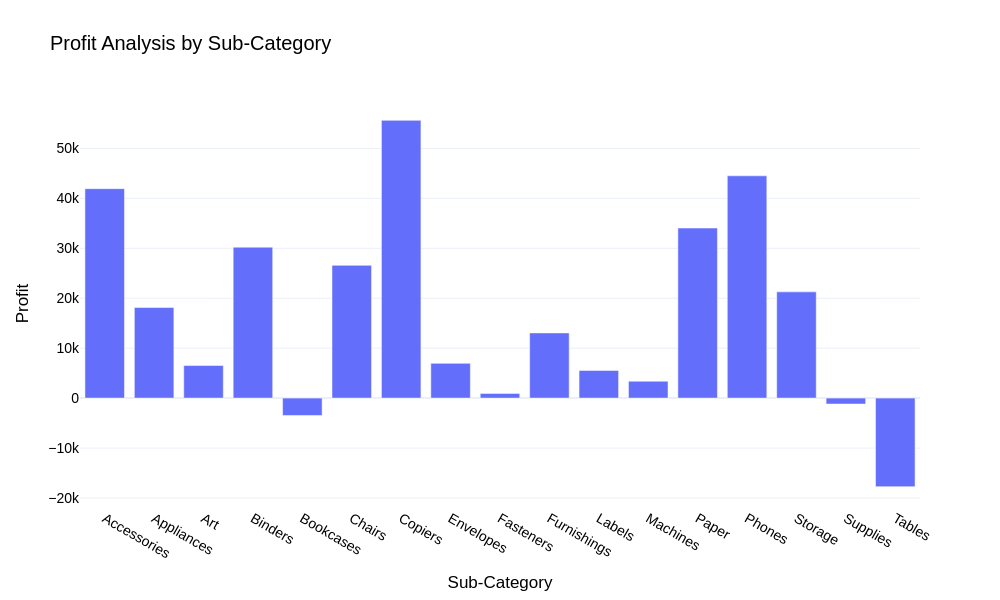

The code cell stored with this chart in its notebook:
### Markdown cell above
# Profit Analysis by Sub-Category

### Code cell
profit_by_subcategory = df.groupby('Sub-Category')['Profit'].sum().reset_index()
fig = px.bar(profit_by_subcategory, x='Sub-Category', 
             y='Profit', 
             title='Profit Analysis by Sub-Category')
fig.update_layout(
 font=dict(
        family="Arial",
        size=14,
        color="black"
    ), width=1000,  
    height=600 
)
fig.show()

### Figure 1 — Plotly figure (JSON) as saved in the notebook; plotly's stock layout.template omitted (floating-point values rounded to 4 significant figures)
{"data": [{"hovertemplate": "Sub-Category=%{x}<br>Profit=%{y}<extra></extra>", "legendgroup": "", "marker": {"color": "#636efa", "pattern": {"shape": ""}}, "name": "", "orientation": "v", "showlegend": false, "textposition": "auto", "type": "bar", "x": ["Accessories", "Appliances", "Art", "Binders", "Bookcases", "Chairs", "Copiers", "Envelopes", "Fasteners", "Furnishings", "Labels", "Machines", "Paper", "Phones", "Storage", "Supplies", "Tables"], "xaxis": "x", "y": [41940.0, 18140.0, 6528.0, 30220.0, -3473.0, 26590.0, 55620.0, 6964.0, 949.5, 13060.0, 5546.0, 3385.0, 34050.0, 44520.0, 21280.0, -1189.0, -17730.0], "yaxis": "y"}], "layout": {"barmode": "relative", "font": {"color": "black", "family": "Arial", "size": 14}, "height": 600, "legend": {"tracegroupgap": 0}, "title": {"text": "Profit Analysis by Sub-Category"}, "width": 1000, "xaxis": {"anchor": "y", "domain": [0, 1], "title": {"text": "Sub-Category"}}, "yaxis": {"anchor": "x", "domain": [0, 1], "title": {"text": "Profit"}}}}
